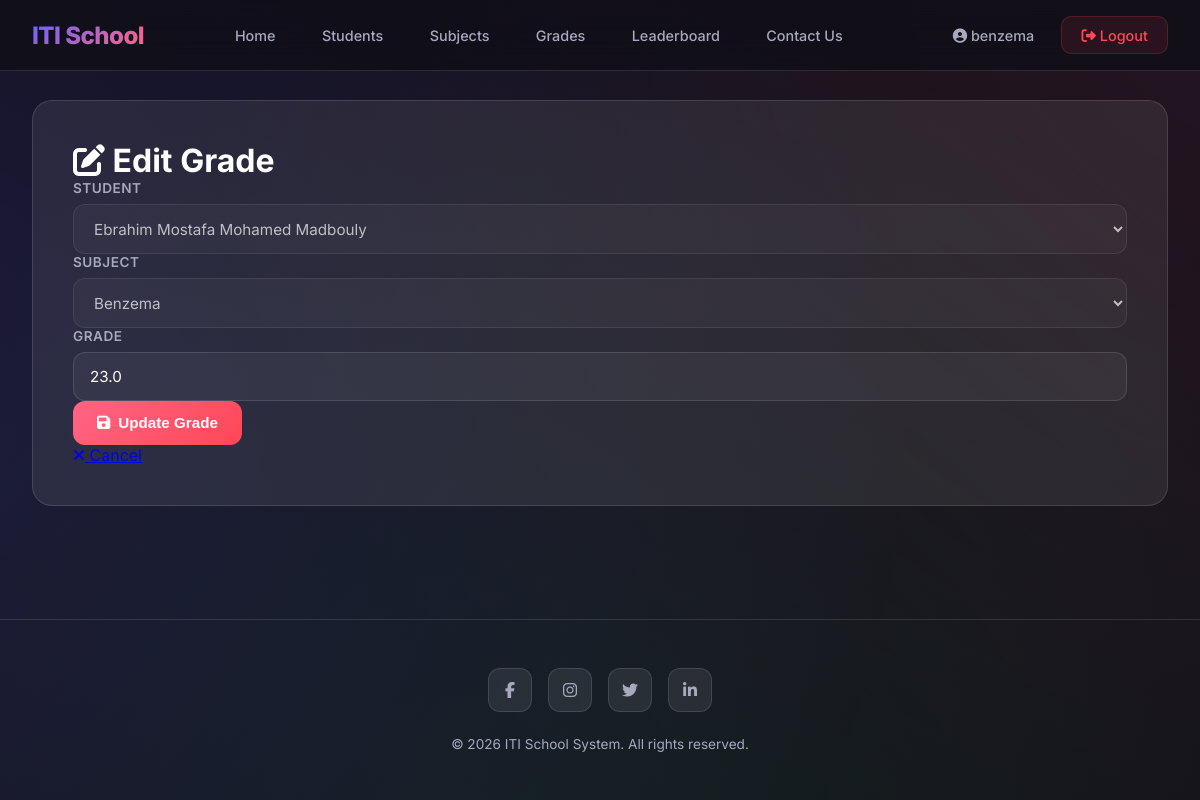
Page /grades/2/edit/ (signed in) on the committed database.
### school/models.py (models this page shows, shortened)
class Grade(models.Model):
    student = models.ForeignKey(Student, on_delete=models.CASCADE, related_name='grades')
    subject = models.ForeignKey(Subject, on_delete=models.CASCADE, related_name='grades')
    value = models.FloatField()
    date_added = models.DateTimeField(auto_now_add=True)
    class Meta:
        unique_together = ('student', 'subject')

class Student(models.Model):
    name = models.CharField(max_length=100)
    age = models.IntegerField()
    email = models.EmailField(unique=True)
    image = models.ImageField(upload_to="students/")
    date_added = models.DateTimeField(auto_now_add=True)

class Subject(models.Model):
    name = models.CharField(max_length=120, unique=True)
    description = models.TextField(blank=True, null=True)

### school/views.py (the view)
# urls.py: path("grades/<int:id>/edit/", grade_edit, name="grade_edit"),
@login_required
def grade_edit(request, id):
    grade = get_object_or_404(Grade, id=id)
    if request.method == "POST":
        grade.value = float(request.POST.get("value") or 0)
        grade.save()
        return redirect("grades")
    return render(request, "grade_edit.html", {"grade": grade})

### school/templates/grade_edit.html (shortened to what this page needs)
{% extends 'base.html' %}
{% load static %}
{% block extra_css %}
<link rel="stylesheet" href="{% static 'css/grades.css' %}">
{% endblock %}
{% block content %}
<div class="main">
  <div class="form-card">
    <h1><i class="fa-solid fa-edit"></i> Edit Grade</h1>
    <form method="post">
      <div class="form-group">
        <label for="student">Student</label>
        <select id="student" name="student" disabled>
          <option selected>{{ grade.student.name }}</option>
        </select>
      </div>
      <div class="form-group">
        <label for="subject">Subject</label>
        <select id="subject" name="subject" disabled>
          <option selected>{{ grade.subject.name }}</option>
        </select>
      </div>
      <div class="form-group">
        <label for="value">Grade</label>
        <input type="number" id="value" name="value" placeholder="Enter grade (0-100)" min="0" max="100" step="0.5"
          value="{{ grade.value }}" required>
      </div>
      <div class="button-group">
        <button type="submit" class="btn-submit">
          <i class="fa-solid fa-save"></i> Update Grade
        </button>
        <a href="{% url 'grades' %}" class="btn-cancel">
          <i class="fa-solid fa-times"></i> Cancel
        </a>
      </div>
    </form>
  </div>
</div>
{% endblock %}

### templates/base.html (shortened to what this page needs)
<!DOCTYPE html>
<html lang="en">
<head>
    <link rel="stylesheet" href="https://cdnjs.cloudflare.com/ajax/libs/font-awesome/6.5.1/css/all.min.css">
    {% load static %}
    <link rel="stylesheet" href="{% static 'css/base.css' %}">
</head>
<body>
    <nav class="navbar">
        <div class="nav-content">
            <a href="{% url 'home' %}" class="nav-logo">ITI School</a>
            <ul class="nav-links" id="navLinks">
                <li><a href="{% url 'home' %}"
                        class="{% if request.resolver_match.url_name == 'home' %}active{% endif %}">Home</a></li>
                <li><a href="{% url 'students' %}"
                        class="{% if request.resolver_match.url_name == 'students' %}active{% endif %}">Students</a>
                </li>
                <li><a href="{% url 'subjects' %}"
                        class="{% if request.resolver_match.url_name == 'subjects' %}active{% endif %}">Subjects</a>
                </li>
                <li><a href="{% url 'grades' %}"
                        class="{% if request.resolver_match.url_name == 'grades' %}active{% endif %}">Grades</a></li>
                <li><a href="{% url 'leaderboard' %}"
                        class="{% if request.resolver_match.url_name == 'leaderboard' %}active{% endif %}">Leaderboard</a>
                </li>
                <li><a href="{% url 'contact' %}"
                        class="{% if request.resolver_match.url_name == 'contact' %}active{% endif %}">Contact Us</a>
                </li>
            </ul>
            <div class="nav-auth">
                {% if user.is_authenticated %}
                <a href="{% url 'profile' %}">
                    <i class="fa-solid fa-user-circle"></i> {{ user.username }}
                </a>
                <a href="{% url 'logout' %}" class="logout-btn">
                    <i class="fa-solid fa-sign-out-alt"></i> Logout
                </a>
                {% endif %}
            </div>
        </div>
    </nav>
    <div class="main-wrapper">
        {% block content %}
        {% endblock %}
    </div>
    <footer class="footer">
        <div class="footer-socials">
            <a href="#"><i class="fa-brands fa-facebook-f"></i></a>
            <a href="#"><i class="fa-brands fa-instagram"></i></a>
            <a href="#"><i class="fa-brands fa-twitter"></i></a>
            <a href="#"><i class="fa-brands fa-linkedin-in"></i></a>
        </div>
        <p>&copy; 2026 ITI School System. All rights reserved.</p>
    </footer>
    {% block extra_css %}{% endblock %}
</body>
</html>

### static/css/base.css (style rules this page uses)
:root { --primary: #6C63FF; --primary-dark: #5A52D5; --secondary: #FF6584; --accent: #43E97B; --bg-dark: #0F0E17; --bg-card: rgba(255, 255, 255, 0.05); --text: #FFFFFE; --text-muted: #A7A9BE; --glass: rgba(255, 255, 255, 0.08); --glass-border: rgba(255, 255, 255, 0.12); --danger: #FF4757; --success: #2ED573; }
* { margin: 0; padding: 0; box-sizing: border-box; }
body { font-family: 'Inter', sans-serif; background: var(--bg-dark); color: var(--text); min-height: 100vh; overflow-x: hidden; display: flex; flex-direction: column; }
body::before { content: ''; position: fixed; top: -50%; left: -50%; width: 200%; height: 200%; background: radial-gradient(circle at 20% 50%, rgba(108, 99, 255, 0.15) 0%, transparent 50%), radial-gradient(circle at 80% 20%, rgba(255, 101, 132, 0.1) 0%, transparent 50%), radial-gradient(circle at 50% 80%, rgba(67, 233, 123, 0.08) 0%, transparent 50%); animation: bgFloat 20s ease-in-out infinite; z-index: -1; }
.navbar { position: fixed; top: 0; width: 100%; z-index: 1000; background: rgba(15, 14, 23, 0.8); backdrop-filter: blur(20px); -webkit-backdrop-filter: blur(20px); border-bottom: 1px solid var(--glass-border); padding: 0 2rem; }
.nav-content { max-width: 1200px; margin: 0 auto; display: flex; justify-content: space-between; align-items: center; height: 70px; }
.nav-logo { font-size: 1.5rem; font-weight: 800; background: linear-gradient(135deg, var(--primary), var(--secondary)); -webkit-background-clip: text; -webkit-text-fill-color: transparent; text-decoration: none; letter-spacing: -0.5px; }
.nav-links { display: flex; gap: 0.5rem; list-style: none; }
.nav-links a { color: var(--text-muted); text-decoration: none; padding: 0.6rem 1.2rem; border-radius: 10px; font-weight: 500; font-size: 0.9rem; transition: all 0.3s ease; position: relative; }
.nav-auth { display: flex; gap: 0.5rem; align-items: center; }
.nav-auth a { color: var(--text-muted); text-decoration: none; padding: 0.6rem 1.2rem; border-radius: 10px; font-weight: 500; font-size: 0.9rem; transition: all 0.3s ease; }
.logout-btn { background: rgba(255, 71, 87, 0.1) !important; color: var(--danger) !important; border: 1px solid rgba(255, 71, 87, 0.2); }
.main-wrapper { flex: 1; }
.footer { border-top: 1px solid var(--glass-border); padding: 3rem 2rem; text-align: center; margin-top: auto; }
.footer-socials { display: flex; justify-content: center; gap: 1rem; margin-bottom: 1.5rem; }
.footer-socials a { width: 44px; height: 44px; border-radius: 12px; background: var(--glass); border: 1px solid var(--glass-border); display: flex; align-items: center; justify-content: center; color: var(--text-muted); text-decoration: none; transition: all 0.3s ease; }
.footer p { color: var(--text-muted); font-size: 0.85rem; }

### static/css/grades.css (style rules this page uses)
.main { max-width: 1200px; margin: 0 auto; padding: 100px 2rem 4rem; }
.form-group { display: flex; flex-direction: column; }
.form-group label { font-size: 0.85rem; font-weight: 600; color: var(--text-muted); margin-bottom: 0.5rem; text-transform: uppercase; letter-spacing: 0.5px; }
.form-group select { background: rgba(255, 255, 255, 0.05); border: 1px solid var(--glass-border); border-radius: 12px; padding: 0.85rem 1rem; color: var(--text); font-family: 'Inter', sans-serif; font-size: 0.95rem; transition: all 0.3s ease; cursor: pointer; }
.form-card { background: var(--glass); border: 1px solid var(--glass-border); border-radius: 20px; padding: 2.5rem; margin-bottom: 3rem; animation: fadeUp 0.8s ease 0.2s both; }
.form-group input[type="number"] { background: rgba(255, 255, 255, 0.05); border: 1px solid var(--glass-border); border-radius: 12px; padding: 0.85rem 1rem; color: var(--text); font-family: 'Inter', sans-serif; font-size: 0.95rem; transition: all 0.3s ease; }
.btn-submit { background: linear-gradient(135deg, var(--secondary), #ff4757); color: white; border: none; border-radius: 12px; padding: 0.85rem 1.5rem; font-weight: 600; font-size: 0.95rem; cursor: pointer; transition: all 0.3s ease; display: flex; align-items: center; gap: 0.5rem; }

### rows in the picture
Grade: student "Ebrahim Mostafa Mohamed Madbouly", subject "Benzema", value "23.0"

### other values in the picture
{{ user.username }} "benzema"
